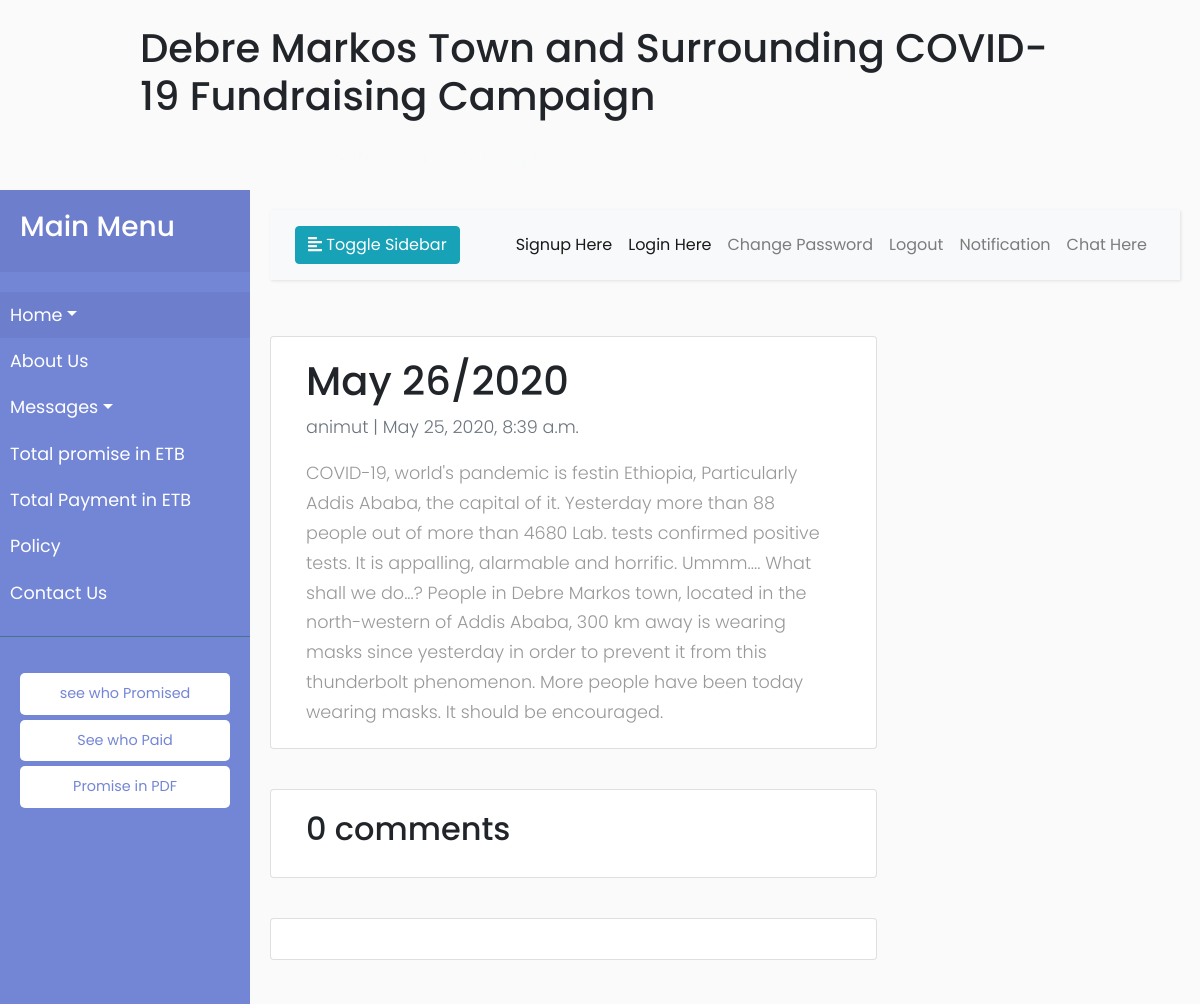
Page /articles/may_26_2020/ on the committed database.
### articles/models.py (models this page shows, shortened)
class Post(models.Model):
    title = models.CharField(max_length=200, unique=True)
    slug = models.SlugField(max_length=200, unique=True)
    author = models.ForeignKey(User, on_delete= models.CASCADE,related_name='blog_posts')
    updated_on = models.DateTimeField(auto_now= True)
    content = models.TextField()
    created_on = models.DateTimeField(auto_now_add=True)
    status = models.IntegerField(choices=STATUS, default=0)
    class Meta:
        ordering = ['-created_on']

### articles/views.py (the view)
# urls.py: path('<slug:slug>/', views.post_detail, name='post_detail')
def post_detail(request, slug):
    template_name = 'articles/articlespost_detail.html'
    post = get_object_or_404(Post, slug=slug)
    comments = post.comments.filter(active=True)
    new_comment = None
    if request.method == 'POST':
        comment_form = CommentForm(data=request.POST)
        if comment_form.is_valid():
            new_comment = comment_form.save(commit=False)
            new_comment.post = post
            new_comment.save()
    else:
        comment_form = CommentForm()
    return render(request, template_name, {'post': post,
                                           'comments': comments,
                                           'new_comment': new_comment,
                                           'comment_form': comment_form})

### templates/articles/articlespost_detail.html (shortened to what this page needs)
{% extends "articles/articlesbase.html" %} {% block content %}
<div class="container">
  <div class="row">
    <div class="col-md-8 card mb-4  mt-3 left  top">
      <div class="card-body">
        <h1>{% block title %} {{ post.title }} {% endblock title %}</h1>
        <p class=" text-muted">{{ post.author }} | {{ post.created_on }}</p>
        <p class="card-text ">{{ post.content | safe }}</p>
      </div>
    </div>
    <div class="col-md-8 card mb-4  mt-3 ">
      <div class="card-body">
        <h2>{{ comments.count }} comments</h2>
      </div>
    </div>
    <div class="col-md-8 card mb-4  mt-3 ">
      <div class="card-body">
      </div>
    </div>
  </div>
</div>
{% endblock content %}

### static/css/style.css (style rules this page uses)
body { font-family: 'Poppins', sans-serif; background: #fafafa; }
p { font-family: 'Poppins', sans-serif; font-size: 1.1em; font-weight: 300; line-height: 1.7em; color: #999; }

### rows in the picture
Post: title "May 26/2020", author "animut", created_on "May 25, 2020, 8:39 a.m.", content "COVID-19, world's pandemic is festin Ethiopia, Particularly Addis Ababa, the capital of it. Yesterday more than 88 people out of more than 4680 Lab. tests confirmed positive tests. It is appalling, alarmable and horrific. Ummm.... What shall we do...? People in Debre Markos town, located in the north-western of Addis Ababa, 300 km away is wearing masks since yesterday in order to prevent it from this thunderbolt phenomenon. More people have been today wearing masks. It should be encouraged."

### other values in the picture
{{ comments.count }} "0"
